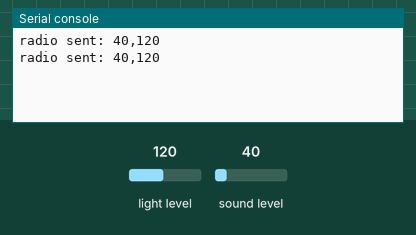
A program run on a simulated BBC micro:bit running MicroPython. Parts: the last lines printed to the serial console. The inputs (shaded band) are chosen by the test bench; at power-on: light level 120, sound level 40. No radio messages arrive unless stated (any console line starting 'radio sent:' is added by the test bench).

Above: at 1.2 s.
1.3 s: light level set to 5
At 2.6 s:
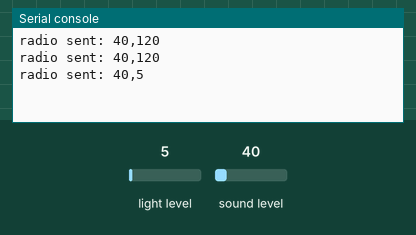
2.8 s: sound level set to 5
At 3.8 s:
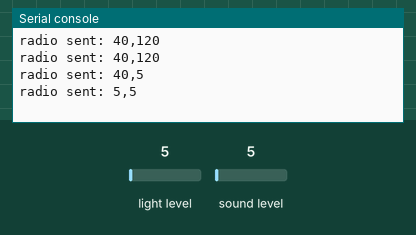
4.3 s: light level set to 64
At 5.8 s:
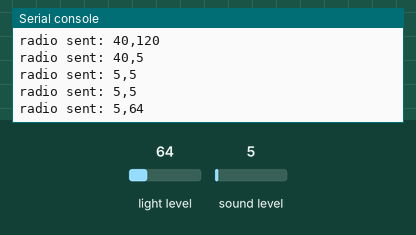
Timing chart, 0 to 7.3 s (numbered marks = the images above; inputs shaded):
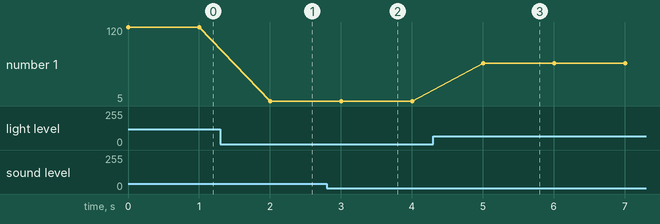

The program:

sensor_microbit.py
```python
from microbit import *
import radio

# configure the raio
radio.config(group=200)
radio.on()

# configure the microphone

while True:
    sound_level = microphone.sound_level()
    light_level = display.read_light_level()
    radio.send(str(sound_level)+","+str(light_level))
    sleep(1000)
```

Measured:
- after the input at 1.3 s, the serial console: prints a new line after 0.70 s (image 1)
- after the input at 2.8 s, the serial console: prints a new line after 0.20 s (image 2)
- after the input at 4.3 s, the serial console: prints a new line after 0.71 s (image 3)
- plotted number 1: 120 → 5 after the input at 1.3 s, 5 → 64 after the input at 4.3 s
